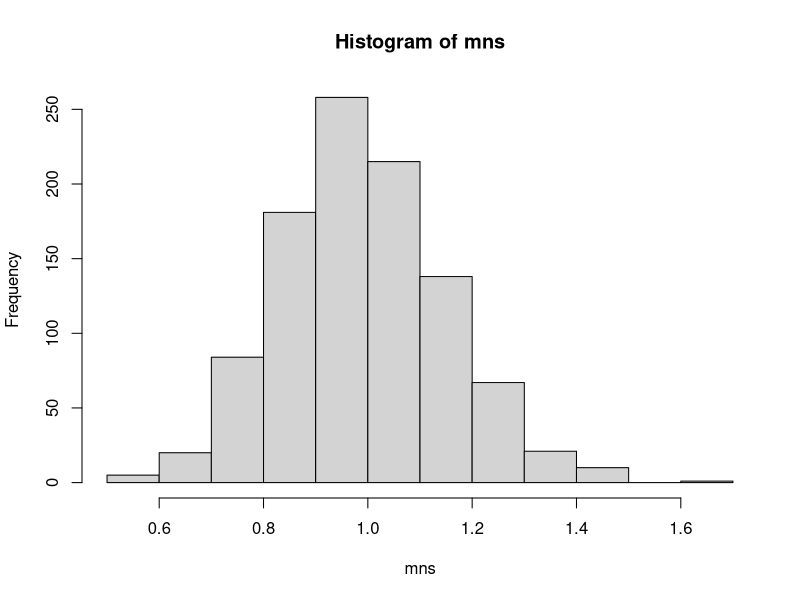
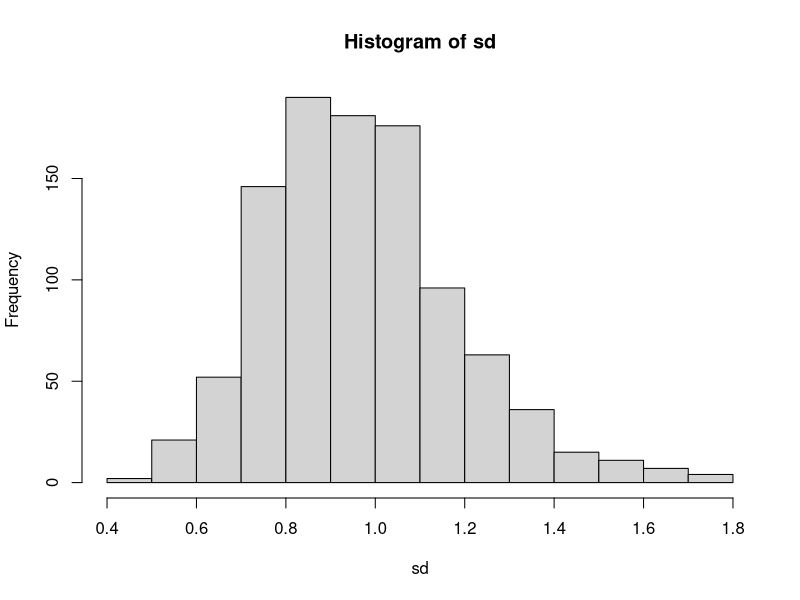
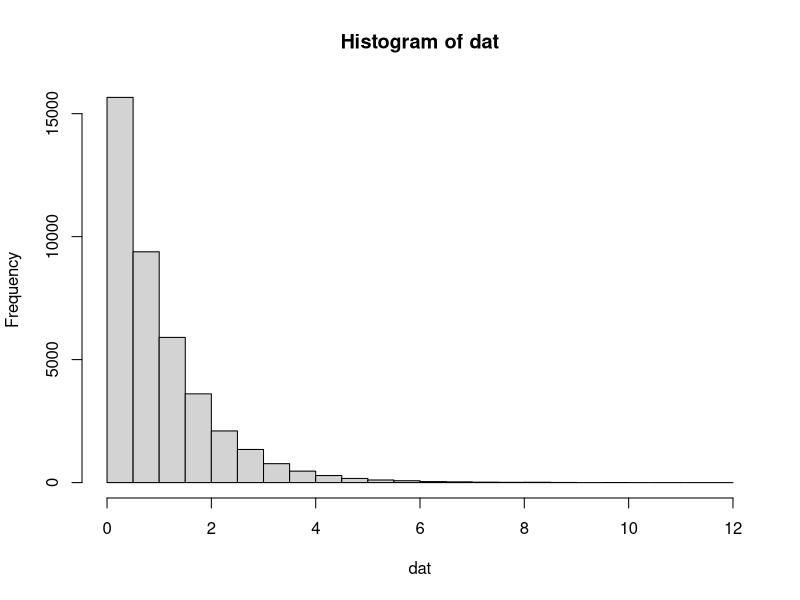
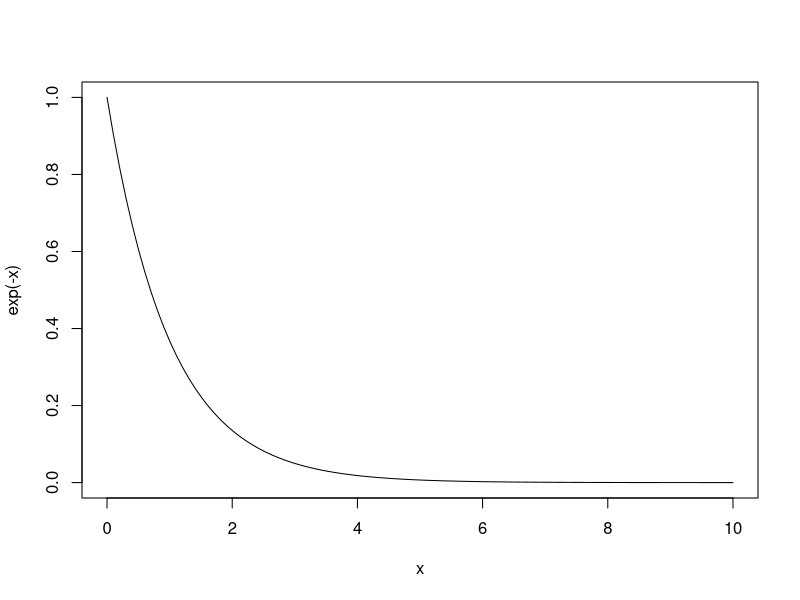

Here is the R script that generated these plots, in order:
## Generating 1000 simulations of 40 point exponentially distributed samples

set.seed(22)
mns = NULL
sd = NULL
dat = NULL
for (i in 1:1000) {
       dat = c(dat, rexp(40))
       mns = c(mns, mean(rexp(40)))
       sd = c(sd, sd(rexp(40)))
}

## Sample mean is centered at .9912 and should be at 1 
hist(mns)
## Standard deviation is a t .9694 and should be at 1
hist(sd)
## Distribution should look like an exponential
hist(dat)
curve(exp(-x), from = 0, to = 10, n = 100)